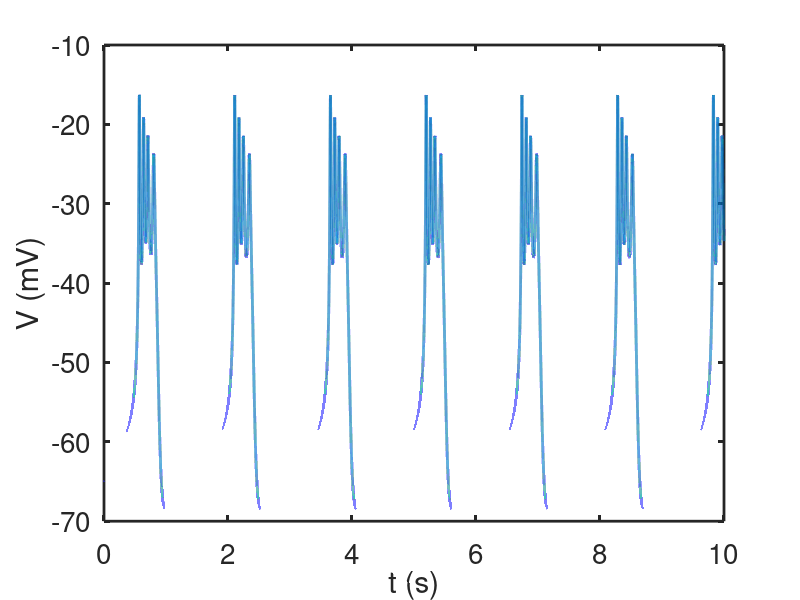
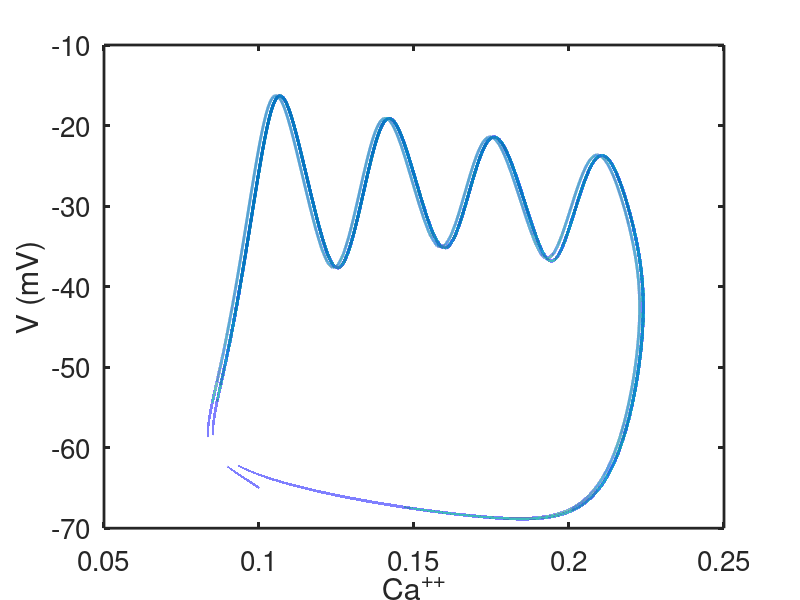

Here is the MATLAB script that generated these plots, in order:
% ------------------------------------
% Pseudo-plateau bursting. A modification of the Chay-Keizer model.
% Modified from the original code of Teka, Bertram, etc.

% Used for Keener and Sneyd, Mathematical Physiology, Chapter 9, Section 9.4.

% Variables:
%    V -- membrane potential
%    n -- delayed rectifier activation variable
%    c -- cytosolic calcium concentration
% ------------------------------------

function pseudo_plateau

clear all
close all
clc

global  gkatp  vk vca cm gk gca  vm  sm  vn sn taun  gkca  kd  kpmca f  alpha
  set(0,   ...
        'defaultaxesfontsize', 20,   ...
        'defaultaxeslinewidth', 2.0, ...
        'defaultlinelinewidth', 2.0);

% parameters

gkatp=180;
vk=-75;
vca=25;
cm=5300;
gk=2700;
gca=1000;
vm=-20;
sm=12;
vn=-12;
sn=5;
taun=18.7;
gkca=400;
kd=0.3;
kpmca=0.18;
f=0.01;
alpha=4.50e-6;

% Initial conditions
v0=-65 ;
n0=0 ;
c0=0.1 ;


init=[v0,n0,c0];

total=10000;
tstep = 0.01;
%specify the output points
tspan = [0:tstep:total];
[T,S] = ode23s(@deRHS,tspan, init, odeset('maxstep',10));

figure(1)
plot(T /1000,S(:,1))
ylabel('V (mV)')
xlabel('t (s)')

figure(2)
plot(S(:,3),S(:,1))
ylabel('V (mV)')
xlabel('Ca^{++}')

end % of main


%% ode equations
function s_prime=deRHS(t,sol)
global  gkatp  vk vca cm gk gca  vm  sm  vn sn taun  gkca  kd  kpmca f  alpha

%there are three variables
v=sol(1);
n=sol(2);
c = sol(3);

% steady state functions
ninf = 1/(1+exp((vn-v)/sn));
minf = 1/(1+exp((vm-v)/sm));

% Ikca
Ikca = gkca/(1+(kd/c)^3)*(v-vk);

% Calcium Handling
% ICa
Ica = gca*minf*(v-vca);

% Ik
Ik = gk*n*(v-vk);

% Ikatp
Ikatp = gkatp*(v-vk);

% Ca fluxes
Jmem = -(alpha*Ica + kpmca*c);

% equations
dv=-(Ik + Ica + Ikca + Ikatp)/cm;
dn=(ninf-n)/taun;
dc = f*Jmem;

s_prime=[dv;dn;dc];

end
